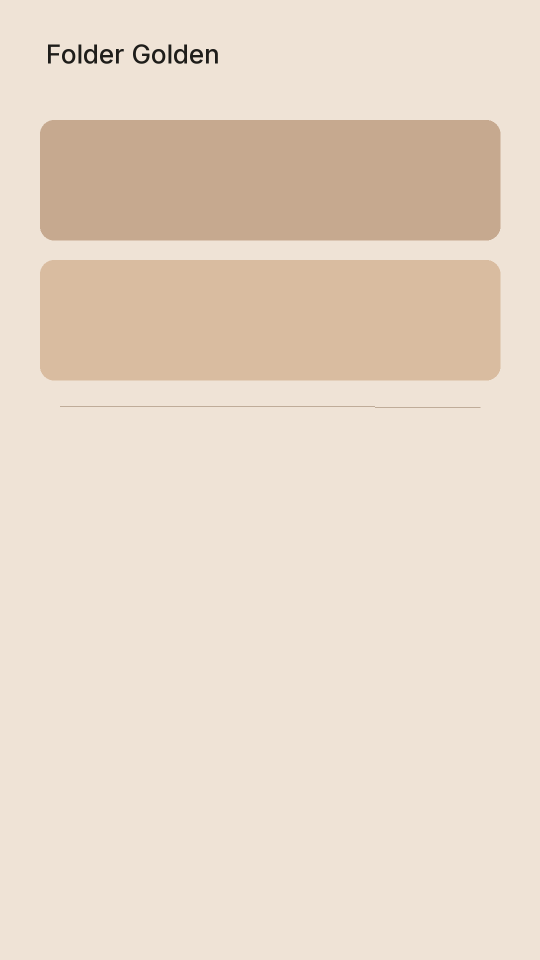
#> input picture apps/api/tests/golden/native/folder.png, 1080 x 1920 px (shown at 1/2 size)
$ python -i pinsela_asset_tag.py   (imports and definitions only)
#> lines starting #> are read from the running program, lines starting #| are printed output that depends on the picture
#!/usr/bin/env python3
"""pinsela_asset_tag — auto-tag the assets directory.

Walks <data root>/assets/ (apps/api/data/assets, or $PINSELA_SERVER_DATA_ROOT; or
a custom --root), inspects each image, and classifies it via heuristics:

    aspect_ratio        : portrait, landscape, square, ultra-wide, etc
    has_text_overlay    : true if edge density > threshold
    has_skin_tone       : true if a meaningful fraction of pixels falls
                          into a Cb/Cr skin range
    has_alpha           : transparency channel present and used
    dominant_class      : one of {logo, decorative, portrait_close,
                                  portrait_body, photo_with_text,
                                  product_mockup, icon, photo_other}

Optionally merges new tags into an asset catalog JSON
(default <data root>/asset-catalog.json, or $PINSELA_ASSET_CATALOG). Existing
manual entries keep their `name`/`usage_hint` but get an `auto_tags` field.

Usage:
    python3 pinsela_asset_tag.py scan [--root DIR] [--limit N] [--out FILE]
    python3 pinsela_asset_tag.py update-catalog [--root DIR] [--catalog PATH]
"""
from __future__ import annotations

import argparse
import json
import os
import sys
from pathlib import Path
from typing import Any

_DATA_ROOT = Path(os.environ.get("PINSELA_SERVER_DATA_ROOT") or Path(__file__).resolve().parents[2] / "apps" / "api" / "data")
ASSETS_ROOT_DEFAULT = _DATA_ROOT / "assets"
CATALOG_DEFAULT = Path(os.environ.get("PINSELA_ASSET_CATALOG") or _DATA_ROOT / "asset-catalog.json")

SUPPORTED_EXT = {".png", ".jpg", ".jpeg", ".webp"}


def classify_aspect(w: int, h: int) -> str:
    if h == 0:
        return "unknown"
    r = w / h
    if 0.95 <= r <= 1.05:
        return "square"
    if r < 0.7:
        return "portrait"
    if r > 1.7:
        return "landscape-wide"
    if r > 1.05:
        return "landscape"
    return "portrait-soft"


def _skin_fraction(img) -> float:
    """Cheap YCbCr skin detector. Returns fraction of pixels classified as skin."""
    from PIL import Image
    rgb = img.convert("RGB")
    # downsample for speed
    rgb.thumbnail((128, 128))
    px = rgb.load()
    w, h = rgb.size
    total = w * h
    if total == 0:
        return 0.0
    hits = 0
    for y in range(h):
        for x in range(w):
            r, g, b = px[x, y]
            # YCbCr conversion (BT.601)
            y_ = 0.299 * r + 0.587 * g + 0.114 * b
            cb = 128 - 0.169 * r - 0.331 * g + 0.500 * b
            cr = 128 + 0.500 * r - 0.419 * g - 0.081 * b
            if 80 <= cb <= 130 and 135 <= cr <= 180 and y_ > 60:
                hits += 1
    return hits / total


def _edge_density(img) -> float:
    """Cheap edge density via Pillow's FIND_EDGES filter."""
    from PIL import Image, ImageFilter
    gs = img.convert("L")
    gs.thumbnail((256, 256))
    edges = gs.filter(ImageFilter.FIND_EDGES)
    data = edges.getdata()
    total = sum(1 for v in data if v > 64)
    return total / max(1, len(data))


def _alpha_usage(img) -> float:
    """Fraction of pixels with alpha < 250."""
    from PIL import Image
    if img.mode not in ("RGBA", "LA"):
        return 0.0
    img_rgba = img.convert("RGBA")
    img_rgba.thumbnail((256, 256))
    alpha = img_rgba.split()[-1].getdata()
    if not alpha:
        return 0.0
    transparent = sum(1 for v in alpha if v < 250)
    return transparent / len(alpha)


def classify_dominant(aspect: str, skin: float, edges: float, alpha: float, w: int, h: int) -> str:
    if alpha > 0.6 and edges < 0.04 and min(w, h) < 600:
        return "icon"
    if alpha > 0.6 and aspect in ("landscape", "landscape-wide") and min(w, h) < 400:
        return "decorative"
    if alpha > 0.4 and aspect == "landscape-wide":
        return "logo"
    if skin > 0.18 and aspect == "portrait":
        return "portrait_close" if (w < 900) else "portrait_body"
    if skin > 0.12 and aspect in ("square", "portrait-soft"):
        return "portrait_close"
    if edges > 0.18:
        return "photo_with_text"
    if alpha > 0.3:
        return "decorative"
    if skin > 0.05:
        return "portrait_body"
    return "photo_other"


def inspect_image(path: Path) -> dict[str, Any]:
    from PIL import Image
    with Image.open(path) as img:
#> img is the input picture: PIL image 1080x1920 RGBA; mean R, G, B, A 231.8, 216.2, 200.2, 255
        img.load()
        w, h = img.size
#> w = 1080; h = 1920
        aspect = classify_aspect(w, h)
#> aspect = 'portrait'
        skin = _skin_fraction(img)
#> in _skin_fraction, `rgb.thumbnail((128, 128))`:
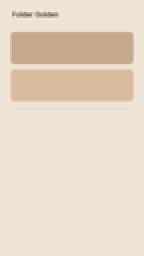
#> rgb: PIL image 72x128 RGB (shown 2 times larger); mean R, G, B 231.8, 216.2, 200.2
#> after the loop in _skin_fraction, `for y in range(h):`: hits = 9027
#> skin = 0.979
        edges = _edge_density(img)
#> in _edge_density, `gs = img.convert("L")`:
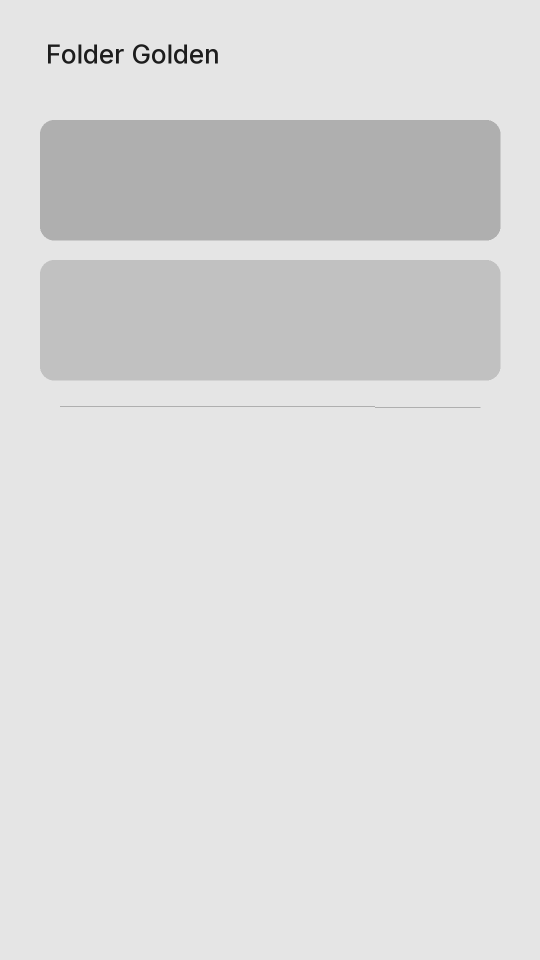
#> gs: PIL image 1080x1920 L (shown at 1/2 size); min 29, max 229, mean 218.9
#> in _edge_density, `gs.thumbnail((256, 256))`:
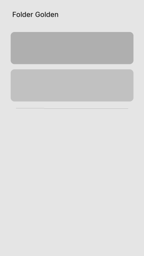
#> gs: PIL image 144x256 L; min 63, max 243, mean 218.9
#> in _edge_density, `edges = gs.filter(ImageFilter.FIND_EDGES)`:
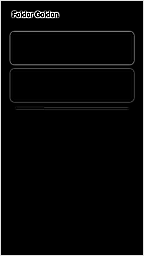
#> edges: PIL image 144x256 L; min 0, max 255, mean 8
#> in _edge_density, `total = sum(1 for v in data if v > 64)`: total = 1402
#> edges = 0.038
        alpha = _alpha_usage(img)
#> in _alpha_usage, `transparent = sum(1 for v in alpha if v < 250)`: transparent = 0
#> alpha = 0
        dom = classify_dominant(aspect, skin, edges, alpha, w, h)
#> dom = 'portrait_body'
    tags: list[str] = [aspect, dom]
#> tags = ['portrait', 'portrait_body']
    if alpha > 0.3:
        tags.append("transparent")
    if skin > 0.1:
        tags.append("skin")
    if edges > 0.15:
        tags.append("text-heavy")
    return {
        "path": str(path),
#> (the run stopped early here; a loop or call above may not have finished)
